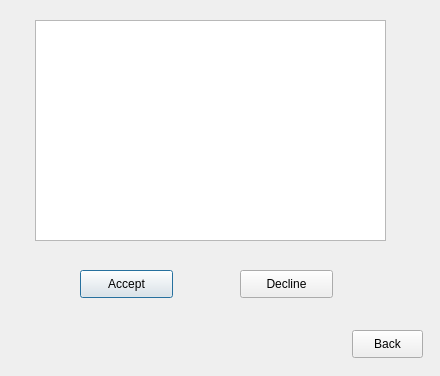
<?xml version="1.0" encoding="UTF-8"?>
<ui version="4.0">
 <class>friendrequest_dialog</class>
 <widget class="QDialog" name="friendrequest_dialog">
  <property name="geometry">
   <rect>
    <x>0</x>
    <y>0</y>
    <width>440</width>
    <height>376</height>
   </rect>
  </property>
  <property name="windowTitle">
   <string>Dialog</string>
  </property>
  <widget class="QPushButton" name="accept_button">
   <property name="geometry">
    <rect>
     <x>80</x>
     <y>270</y>
     <width>93</width>
     <height>28</height>
    </rect>
   </property>
   <property name="text">
    <string>Accept</string>
   </property>
  </widget>
  <widget class="QPushButton" name="decline_button">
   <property name="geometry">
    <rect>
     <x>240</x>
     <y>270</y>
     <width>93</width>
     <height>28</height>
    </rect>
   </property>
   <property name="text">
    <string>Decline</string>
   </property>
  </widget>
  <widget class="QListWidget" name="listWidget">
   <property name="geometry">
    <rect>
     <x>35</x>
     <y>20</y>
     <width>351</width>
     <height>221</height>
    </rect>
   </property>
  </widget>
  <widget class="QPushButton" name="back_button">
   <property name="geometry">
    <rect>
     <x>352</x>
     <y>330</y>
     <width>71</width>
     <height>28</height>
    </rect>
   </property>
   <property name="text">
    <string>Back</string>
   </property>
  </widget>
 </widget>
 <resources/>
 <connections>
  <connection>
   <sender>back_button</sender>
   <signal>clicked()</signal>
   <receiver>friendrequest_dialog</receiver>
   <slot>close()</slot>
   <hints>
    <hint type="sourcelabel">
     <x>365</x>
     <y>341</y>
    </hint>
    <hint type="destinationlabel">
     <x>307</x>
     <y>346</y>
    </hint>
   </hints>
  </connection>
  <connection>
   <sender>accept_button</sender>
   <signal>clicked()</signal>
   <receiver>friendrequest_dialog</receiver>
   <slot>close()</slot>
   <hints>
    <hint type="sourcelabel">
     <x>94</x>
     <y>293</y>
    </hint>
    <hint type="destinationlabel">
     <x>95</x>
     <y>334</y>
    </hint>
   </hints>
  </connection>
  <connection>
   <sender>decline_button</sender>
   <signal>clicked()</signal>
   <receiver>friendrequest_dialog</receiver>
   <slot>close()</slot>
   <hints>
    <hint type="sourcelabel">
     <x>251</x>
     <y>295</y>
    </hint>
    <hint type="destinationlabel">
     <x>253</x>
     <y>362</y>
    </hint>
   </hints>
  </connection>
 </connections>
</ui>
